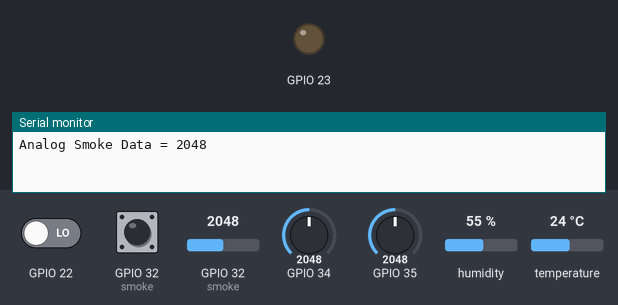
Bench run of a sketch on a simulated ESP32. On the bench: output pins drawn as LEDs (lit = HIGH), the last lines printed to the serial monitor. The inputs (shaded band) are chosen by the test bench; at power-on: GPIO 22 LOW, GPIO 32 (smoke) LOW, GPIO 32 (smoke) = 2048, GPIO 34 = 2048, GPIO 35 = 2048, humidity 55 %, temperature 24 °C. WiFi joins after 1.5 s; servers stay silent unless stated.

Above: at 3.0 s.
3.1 s: GPIO 22 driven HIGH
At 5.2 s:
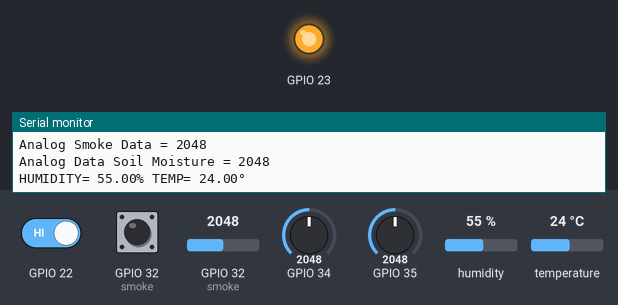
5.5 s: GPIO 22 driven LOW
At 6.5 s:
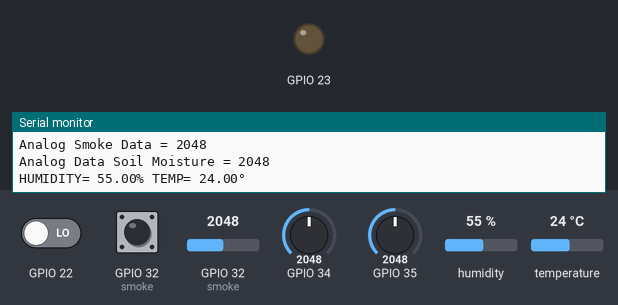
Timing chart, 0 to 8.5 s (numbered marks = the images above; inputs shaded):
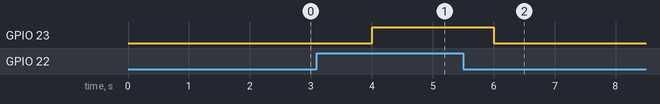

Measured:
- after the input at 3.1 s, GPIO 23: LOW → HIGH after 0.90 s
- after the input at 5.5 s, GPIO 23: HIGH → LOW after 0.50 s

The sketch:

SMART_IRRIGATION.ino
```cpp
#define BLYNK_TEMPLATE_ID "TMPLWU38IxTR"
#define BLYNK_DEVICE_NAME "SMART IRRIGATION"
#define BLYNK_AUTH_TOKEN "NAC33OiJBqctvbfNcmlNgXM6arTINN_9"

#define BLYNK_PRINT Serial
#include <WiFi.h>
#include <WiFiClient.h>
#include <BlynkSimpleEsp32.h>
#include <DHT.h>

// You should get Auth Token in the Blynk App.
// Go to the Project Settings (nut icon).

char auth[] = "NAC33OiJBqctvbfNcmlNgXM6arTINN_9";

// Your WiFi credentials.
// Set password to "" for open networks.

char ssid[] = "dlink";
char pass[] = "";
#define DHTPIN 21          // What digital pin we're connected to

// Uncomment whatever type you're using!

#define DHTTYPE DHT11     // DHT 11
#define smoke 32
int MoistData = 0;
int MoistPercentage = 0;
int LdrData = 0;
int PirData = 0;
int ADCsmoke_data = 0;
float Vout = 0;
int smokeData = 0;

//#define DHTTYPE DHT22   // DHT 22, AM2302, AM2321
//#define DHTTYPE DHT21   // DHT 21, AM2301

DHT dht(DHTPIN, DHTTYPE);
BlynkTimer timer;

// This function sends Arduino's up time every second to Virtual Pin (5).
// In the app, Widget's reading frequency should be set to PUSH. This means
// that you define how often to send data to Blynk App.


void sendSensor()
{

  //FOR SMOKE SENSOR
   smokeData = digitalRead(smoke);
   ADCsmoke_data= analogRead(smoke);
   Serial.print("Analog Smoke Data = ");
   Serial.println(ADCsmoke_data);
//   Vout= ((3.3*ADCsmoke_data)/4096);
//   Serial.print("VOLTAGE OUT = ");
//   Serial.println(Vout);
   delay(200);
   if(ADCsmoke_data > 1000)
   {
    digitalWrite(4,0);
   }
   else if(ADCsmoke_data < 1000 )
   {
    digitalWrite(4,1);
   }

  //FOR PIR SENSOR
  if(digitalRead(22)==HIGH){
    digitalWrite(23,1);
  }
  else if(digitalRead(22)==LOW){
    digitalWrite(23,0);
  }


  //FOR LDR SENSOR
  LdrData = analogRead(35);
    if (LdrData >= 2500) {
      digitalWrite(0,LOW);

    } else if (LdrData <= 2000) {
      digitalWrite(0,HIGH);
    }


  //FOR SOIL MOISTURE SENSOR
  MoistData = analogRead(34);
  if ( isnan(MoistData) ){
    Serial.println("Failed to read from Hygrometer Soil Moisture sensor!");
    return;
  }
  Serial.print("Analog Data Soil Moisture = ");
  Serial.println(MoistData);
  MoistPercentage = ( 100 - ( (MoistData/4095.00) * 100 ) );
  Blynk.virtualWrite(V0, MoistPercentage);

  if(MoistData > 3000){
    Blynk.logEvent("less_water","Moisture content is low, turn on the pump");
  }
  else if(MoistData < 2800){
    Blynk.logEvent("more_water","Moisture content is high, turn off the pump");
  }


  //FOR DHT11 SENSOR
  float h = dht.readHumidity();
  float t = dht.readTemperature(); // or dht.readTemperature(true) for Fahrenheit
  if (isnan(h) || isnan(t)) {
    Serial.println("Failed to read from DHT sensor!");
    return;
    }

  // You can send any value at any time.

  // Please don't send more that 10 values per second.
  Serial.print("HUMIDITY= ");
  Serial.print(h);
  Serial.print("% ");
  Serial.print("TEMP= ");
  Serial.print(t);
  Serial.println("° ");

  Blynk.virtualWrite(V2, h);
  Blynk.virtualWrite(V1, t);
}

void setup()
{
// Debug console
Serial.begin(9600);
Blynk.begin(auth, ssid, pass);

// You can also specify server:
//Blynk.begin(auth, ssid, pass, "blynk-cloud.com", 80);
//Blynk.begin(auth, ssid, pass, IPAddress(192,168,1,100), 8080);

dht.begin();
pinMode(22,INPUT);
pinMode(23,OUTPUT);

// Setup a function to be called every second

timer.setInterval(1000L, sendSensor);
}


void loop()
{

  Blynk.run();

  timer.run();

}
```
